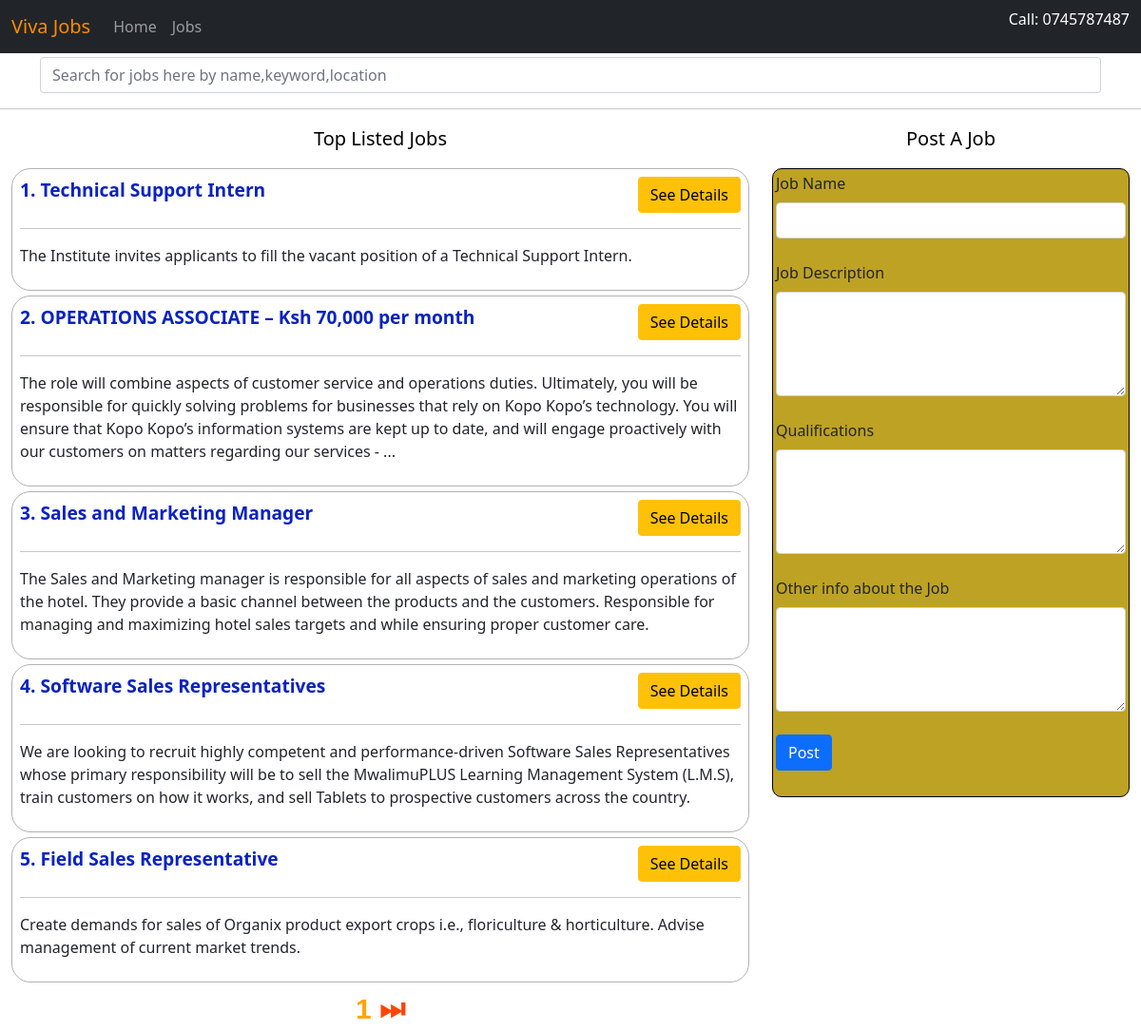
Screenshot of /jobs/ with the database file from the repository.
### core/models.py (models this page shows, shortened)
class Job(models.Model):
    name=models.CharField(max_length=100,blank=False,null=False)
    description=models.CharField(max_length=500)
    qualification=models.CharField(max_length=500)
    banner=models.ImageField()
    date_posted=models.DateTimeField(auto_now_add=True)
    expired=models.BooleanField(default=False)
    other_info=models.CharField(max_length=100)

### core/views.py (the view)
# urls.py: path("/",views.index,name="index"),
def index(request):
    jobs=models.Job.objects.all()
    paginator=Paginator(jobs,per_page=5)
    page_number=request.GET.get('page')
    try :
        page_obj=paginator.get_page(page_number)
    except PageNotAnInteger:
        page_obj=paginator.page(1)
    except EmptyPage:
        page_obj=paginator.page(paginator.num_pages)
    context={
        "jobs":jobs,
        'page_obj':page_obj
    }
    return render(request,"core/index.html",context)

### core/templates/core/index.html (shortened to what this page needs)
{% load static %}
<!DOCTYPE html>
<html lang="en">
<head>
    <link rel="stylesheet" href="{% static 'core/styles/index.css' %}" />
    <link href="https://cdn.jsdelivr.net/npm/bootstrap@5.0.2/dist/css/bootstrap.min.css" rel="stylesheet">
</head>
<body>
    {% include 'core/include/nav.html'  %}
    <div class="container search-bar">
       <div class="form-group">
         <input type="text"
           class="form-control" name="search" id="" aria-describedby="helpId" placeholder="Search for jobs here by name,keyword,location">
       </div>
    </div>
    <hr>
    <div class="container-fluid jobs-wrapper">
        <div class="row">
            <div class="col col-lg-8 col-sm-12 col-md-12" >
                <p class="jobs-title">
                    Top Listed Jobs
                </p>
                {% include 'core/include/job_item.html' with page_obj=page_obj %}
            </div>
            <div class="col col-lg-4 col-md-12 col-sm-12">
                <p class="jobs-title">Post A Job</p>
               {% include 'core/include/post_job.html' %}
                </div>
            </div>
        </div>
</body>
</html>

### core/templates/core/include/nav.html (shortened to what this page needs)
{% block nav %}
<nav class="navbar navbar-expand-md navbar-dark bg-dark fixed-top ">
    <div class="container-fluid">
        <a class="navbar-brand" href="#">Viva Jobs </a>
        <div class="collapse navbar-collapse" id="navbarsExampleDefault">
            <ul class="navbar-nav me-auto mb-2 mb-md-0">
                <li class="nav-item active">
                    <a class="nav-link" aria-current="page" href=" " id="active">Home</a>
                </li>
                <li class="nav-item">
                    <a class="nav-link" href=""  >Jobs</a>
                </li>
            </ul>
            <form class="d-flex">
                <p id="nav-cont">Call: 0745787487</p>
            </form>
        </div>
    </div>
</nav>
{% endblock %}

### core/templates/core/include/job_item.html (shortened to what this page needs)
<div class="job-item">
    {% for job in page_obj.object_list %}
    <div class="item">
        <p class="job-name">{{job.id}}. {{job.name}}
            <button class="btn btn-warning"> See Details</button>
        </p>
        <hr>
        <p class="job-description">{{job.description}}</p>
    </div>
    {% endfor %}
    <center>
        <span class="current">   {{page_obj.number}}  </span>
        {%if page_obj.has_next %}
            <a href="?page={{page_obj.next_page_number}}" class="next">  ⏭</a>
        {% endif %}
    </center>
</div>

### core/templates/core/include/post_job.html
<form class="post-job">
    <div class="form-outline mb-4">
        <label class="form-label" for="form4Example1">Job Name</label>
      <input type="text" id="form4Example1" class="form-control" />
    </div>
    <div class="form-outline mb-4">
        <label class="form-label" for="form4Example3">Job Description</label>
      <textarea class="form-control" id="form4Example3" rows="4"></textarea>
    </div>
    <div class="form-outline mb-4">
        <label class="form-label" for="form4Example3">Qualifications</label>
        <textarea class="form-control" id="form4Example3" rows="4"></textarea>
      </div>
      <div class="form-outline mb-4">
        <label class="form-label" for="form4Example3">Other info about the Job</label>
        <textarea class="form-control" id="form4Example3" rows="4"></textarea>
      </div>
    <button type="submit" class="btn btn-primary btn-block mb-4">Post</button>
  </form>

### core/static/core/styles/index.css (style rules this page uses)
.navbar-brand { color: rgb(255, 140, 0) !important; }
#nav-cont { color: white; }
.jobs-wrapper { margin-top: 10px; }
.jobs-title { font-size: 20px; text-align: center; color: black; }
.item { border: 1px solid rgb(178, 177, 177); margin-bottom: 5px; padding: 0.5em; border-radius: 20px; }
.job-name { color: rgb(9, 34, 192); font-weight: bold; font-size: 1.2em; display: flex; justify-content: space-between; }
.search-bar { margin-top: 60px; }
.previous,.next,.current { font-size: 30px; font-weight: 900; text-decoration: none; font-family: sans-serif; }
.current { color: orange; }
.next { color: orangered; }
.post-job { background-color: rgb(190, 162, 35); border: 1px solid black; padding: 3px; border-radius: 10px; }

### rows the page displays
Job: id "1", name "Technical Support Intern", description "The Institute invites applicants to fill the vacant position of a Technical Support Intern."
Job: id "2", name "OPERATIONS ASSOCIATE – Ksh 70,000 per month", description "The role will combine aspects of customer service and operations duties. Ultimately, you will be responsible for quickly solving problems for businesses that rely on Kopo Kopo’s technology. You will ensure that Kopo Kopo’s information systems are kept up to date, and will engage proactively with our customers on matters regarding our services - ..."
Job: id "3", name "Sales and Marketing Manager", description "The Sales and Marketing manager is responsible for all aspects of sales and marketing operations of the hotel. They provide a basic channel between the products and the customers. Responsible for managing and maximizing hotel sales targets and while ensuring proper customer care."
Job: id "4", name "Software Sales Representatives", description "We are looking to recruit highly competent and performance-driven Software Sales Representatives whose primary responsibility will be to sell the MwalimuPLUS Learning Management System (L.M.S), train customers on how it works, and sell Tablets to prospective customers across the country."
Job: id "5", name "Field Sales Representative", description "Create demands for sales of Organix product export crops i.e., floriculture & horticulture. Advise management of current market trends."

### other values shown
{{ page_obj.number }} "1"
